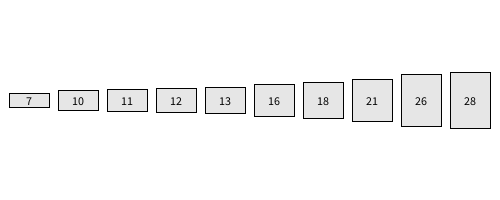
Frame 1 (no input)
Frame 60 (the mouse pressed at the canvas centre just before this capture): identical to frame 1, image omitted
Frame 120 (the mouse held since frame 60 and released just before this capture): identical to frame 1, image omitted

The Processing sketch that drew this single still picture (run headless with seeded random() and noise(); from frame 60 on, the mouse is pressed at the canvas centre):

// Processing sketch: question_1
// ── question_1.pde
final int[] numbers = new int[10];
final int[] sortedNumbers = new int[10];

boolean showSorted;

void setup()
{
  size(500,200);

  showSorted = true;

  // Fill both arrays with the same numbers
  int num = 0;
  while (num < numbers.length)
  {
    numbers[num] = (int)random(5, 30);
    sortedNumbers[num] = numbers[num];
    
    num++;
  }
  
  // Sort the second array
  sortArray(sortedNumbers);
}

void sortArray(int[] numbers) {
    int outerIndex = 1;
    while(outerIndex < sortedNumbers.length) {
        int innerIndex = outerIndex;
        while (innerIndex > 0 &&
         sortedNumbers[innerIndex] < sortedNumbers[innerIndex - 1]) {
            int valueToMoveLeft = sortedNumbers[innerIndex];
            sortedNumbers[innerIndex] = sortedNumbers[innerIndex - 1];
            sortedNumbers[innerIndex - 1] = valueToMoveLeft;
            innerIndex--;
         }
         outerIndex++;
    }
}

void draw()
{
  background(255);
  textAlign(CENTER, CENTER);
  
  final int buttonWidth = 40;
  
  int[] array;
  if (showSorted)
  {
    array = sortedNumbers;
  }
  else
  {
    array = numbers;
  }
  
  float spaceBetween = (width - (buttonWidth*array.length)) /
                       (array.length + 1);
                       
  int buttonNum = 0;
  while (buttonNum < array.length)
  {
    float buttonHeight = array[buttonNum] * 2;
    
    float x = (buttonNum+1)*spaceBetween + buttonNum*buttonWidth;
    float y = height/2 - buttonHeight/2;
   
    fill(230);   
    rect(x, y, buttonWidth, buttonHeight);
         
    fill(0);
    text(array[buttonNum], x + buttonWidth/2, y + buttonHeight/2);  
    
    buttonNum++;
  }  
}

void keyPressed()
{
  showSorted = !showSorted;
}
